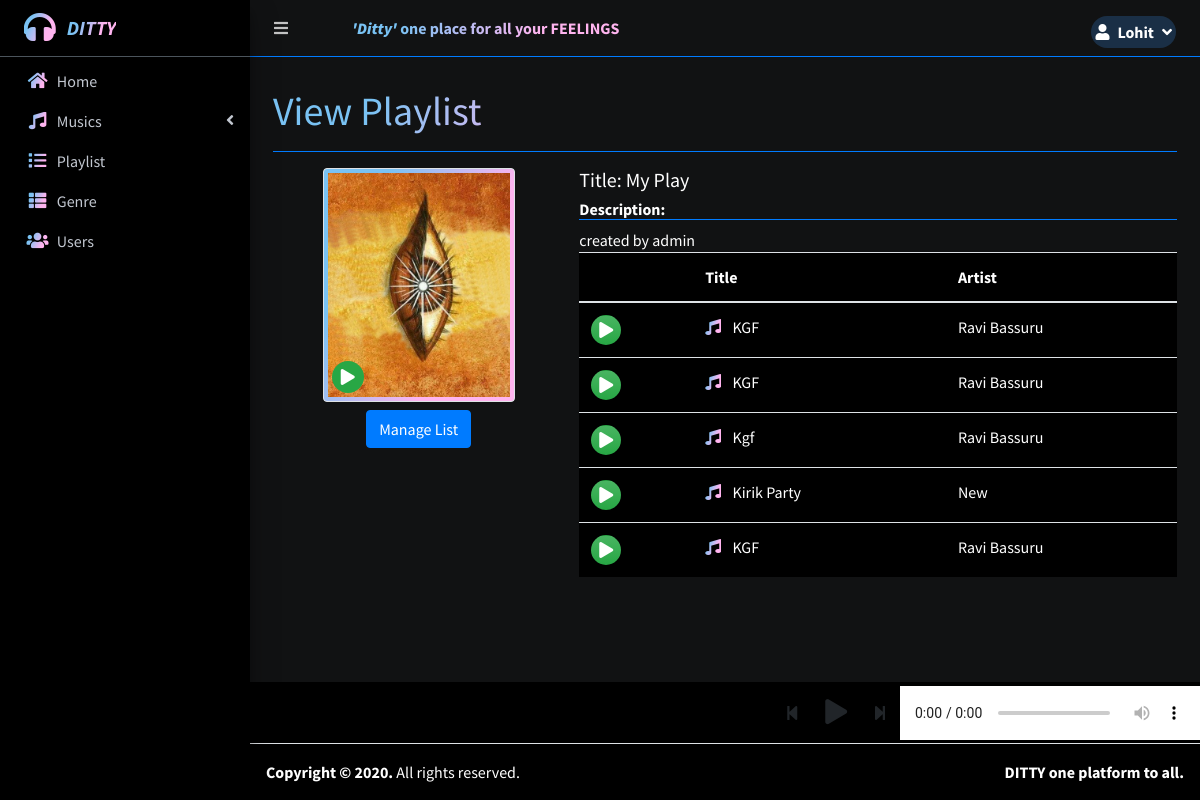
Page /index.php?page=view_playlist&id=4 (signed in) on the committed database.
### tables this page shows
CREATE TABLE `playlist_items` (
  `id` int(30) NOT NULL,
  `playlist_id` int(30) NOT NULL,
  `music_id` int(30) NOT NULL,
  `date_created` datetime NOT NULL DEFAULT current_timestamp()
);

CREATE TABLE `uploads` (
  `id` int(30) NOT NULL,
  `user_id` int(30) NOT NULL,
  `genre_id` int(30) NOT NULL,
  `title` text NOT NULL,
  `artist` text NOT NULL,
  `description` text NOT NULL,
  `upath` text NOT NULL,
  `cover_image` text NOT NULL,
  `date_created` int(11) NOT NULL DEFAULT current_timestamp()
);

### view_playlist.php (the view, shortened to what this page needs)
<?php
include 'db_connect.php';
?>
<div class="col-lg-12">
	<div class="row">
		<div class="col-md-4">
			<center>
				<div class="d-flex img-thumbnail bg-gradient-1 position-relative" style="width: 12rem">
					<img src="assets/uploads/<?php echo $cover_image ?>" alt="" style="object-fit: cover;max-width: 100%;height:14rem">
					<span class="position-absolute" style="bottom:.5em;left:.5em"><div class=" bg-green rounded-circle d-flex justify-content-center align-items-center" style="width: 2rem;height: 2rem;cursor: pointer;" onclick="play_playlist()"><i class="fa fa-play"></i></div></span>
				</div>
			</center>
			<div>
			<?php if($_SESSION['login_id'] == $user_id || $_SESSION['login_type'] == 1): ?>
			<center>
			<button class="btn btn-primary mt-2" type="button" id="manage_plist">Manage List</button>
			</center>
			<?php endif; ?>
			</div>
		</div>
		<div class="col-md-8">
			<h5 class="text-white">Title: <?php echo ucwords($ptitle); ?></h5>
			<h6 class="text-white border-bottom border-primary"><b class="text-white">Description:</b></h6>
			<div class="text-white">
				<?php echo html_entity_decode($description) ?>
			</div>
			<table class="table bg-black">
			<thead>
				<tr>
					<th></th>
					<th>Title</th>
					<th>Artist</th>
				</tr>
			</thead>
			<tbody>
				<?php
				$i = 0;
					$items = $conn->query("SELECT p.*,m.title,m.artist,m.upath FROM playlist_items p inner join uploads m on m.id = p.music_id where p.playlist_id =$id ");
					while($row= $items->fetch_assoc()):
				?>
					<tr class="pitem" data-queue="<?php echo $i ?>" data-id="<?php echo $row['music_id'] ?>" data-upath="<?php echo $row['upath'] ?>">
						<td>
							<span class="btn bg-gradient-success rounded-circle d-flex justify-content-center align-items-center" style="width:30px;height:30px;z-index:2" onclick="play_playlist(<?php echo $i ?>)">
								<div class="fa fa-play text-white"></div>
							</span>
						</td>
						<td>
							<i class='fa fa-music text-gradient-primary mr-2'></i>
							<?php echo ucwords($row['title']) ?>
						</td>
						<td>
							<?php echo ucwords($row['artist']) ?>
						</td>
					</tr>
				<?php
					$i++;
					endwhile;
				 ?>
			</tbody>
			</table>
		</div>
	</div>
</div>

### rows in the picture
playlist_items: uploads.title "KGF", uploads.artist "Ravi Bassuru"
playlist_items: uploads.title "KGF", uploads.artist "Ravi Bassuru"
playlist_items: uploads.title "Kgf", uploads.artist "Ravi Bassuru"
playlist_items: uploads.title "Kirik Party", uploads.artist "New"
playlist_items: uploads.title "KGF", uploads.artist "Ravi Bassuru"

### other values in the picture
$_SESSION['login_firstname'] "Lohit"
$title "View Playlist"
$ptitle "My Play"
html_entity_decode($description) "created by admin"
